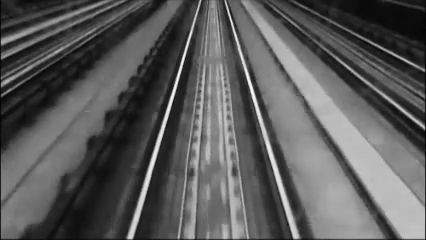
//> input picture frame 67 of model.mp4, 426 x 240 px
$ ./Suicide_Detect_Trains   (built with g++ and OpenCV 4, older OpenCV classes emulated)
//> lines starting //> are read from the running program, lines starting //| are printed output that depends on the picture; after the words box and inside, x2 and y2 are one past the last pixel; in counts of white or black regions, pixels touching at a corner belong together
#include <opencv2/opencv.hpp>
#include <opencv2/video/background_segm.hpp>
#include <opencv2/imgproc/imgproc.hpp>
#include <iostream>
#include <vector>
#include <opencv2/highgui/highgui.hpp>

using namespace cv;
	using namespace std;

int main ()
{

Mat frame;//consistant of Track ROI
Mat back;//background of ROI
Mat fore;//foreground of ROI
Mat input;//takes video stream from camera
int flag = 0;

VideoCapture cap1("model.mp4");/*to capture from pre-designed video*/

//Background Subtraction Part_____________________________________________________________
BackgroundSubtractorMOG2 bg;
bg.set ("nmixtures", 10);
bool bShadowDetection = false;
vector < vector < Point > >contours;
double ti=getTickCount()/getTickFrequency();
namedWindow("Frame");
cvMoveWindow("Frame",0,0);//to relocate the "Frame" window to desired coordinates
namedWindow( "Output");
namedWindow("Proc");
cvMoveWindow("Output",730,70);
cvMoveWindow("Proc",520,70);
namedWindow("Input");
cvMoveWindow("Input",70,70);//from top left
for (;;)
    {
	double t1= getTickCount();
	cap1 >> input;
//> input is the input picture: 240 rows x 426 cols, CV_8UC3; min 2, max 253, mean 90.6
	Rect r(120,0,185,input.rows);//ROI for model.wmv
//> r = Rect(120, 0, 185, 240)
 	frame=input(r).clone();//change this region to get calibrated ROI
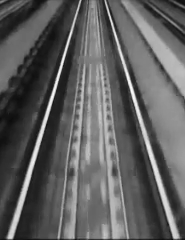
//> frame: 240 rows x 185 cols, CV_8UC3; min 12, max 253, mean 95
	bg.operator()(frame, fore);
      	bg.getBackgroundImage (back);
      	erode (fore, fore, cv::Mat ());//to remove image noise
     	erode (fore, fore, cv::Mat ());//to remove image noise more, but reduces contour size
     	dilate (fore, fore, cv::Mat ());//
     	dilate (fore, fore, cv::Mat ());//
     	dilate (fore, fore, cv::Mat ());// sharpen contour without noise
     	findContours (fore, contours, CV_RETR_EXTERNAL,CV_CHAIN_APPROX_NONE);//CHAIN_APPROX_NONE ensures that straight lines of contour are also included
	drawContours (frame, contours, -1, Scalar (255, 255, 255), 1);
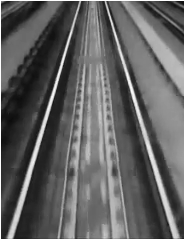
//> frame: 240 rows x 185 cols, CV_8UC3; 1.91% of pixels changed, all inside (x1, y1, x2, y2) = (0, 0, 185, 240)
	imshow("Input",input);


	if (cv::waitKey(15)>=10)
//> the Esc key is pressed
       break;

	//Rectangles Part________________________________________________
	    Mat drawing = Mat::zeros( fore.size(), CV_8UC3 );//to initialize drawing to a blank matrix
	    Scalar color = Scalar( 100, 100, 100);
	    int a=0;
	 	vector<Rect> boundRect( contours.size() );
      double t2;

 	  for( int i = 0; i < contours.size(); i++ )
	  {
            boundRect[i] = boundingRect( contours[i] );
		   //color coding part____________________________________________________________________________________
       if(boundRect[i].width>=20 && boundRect[i].height>=40)//eliminates small boxes
	   {
		  if(boundRect[i].x+boundRect[i].width>drawing.cols/4 && boundRect[i].x<drawing.cols/1.333 && boundRect[i].height>120 && (getTickCount()/getTickFrequency()-ti)>2)//ensures a 2 second gap to eliminate noise and that blob is central
			 {

				 color=Scalar(0,0,255);//red
				 putText(drawing,"Suicide Detected",Point(5,30),FONT_HERSHEY_TRIPLEX,0.6,Scalar(0,255,255),1);
				 putText(frame,"Suicide Detected",Point(5,30),FONT_HERSHEY_TRIPLEX,0.6,Scalar(0,255,255),1);
				 t2= getTickCount();
				int n= (t2-t1)/getTickFrequency();

				}
		drawContours( drawing, contours, (int)i, color, 1, 8, vector<Vec4i>(), 0, Point() );
		rectangle( drawing, boundRect[i].tl(), boundRect[i].br(), color, 1,0);//0 decides that the rectangle superimposes contour
		rectangle( frame, boundRect[i].tl(), boundRect[i].br(), color, 1,0);//0 decides that the rectangle superimposes contour
		}
	 }

	imshow( "Output", drawing );
	imshow("Proc",frame);
	//char name[10];
	//sprintf(name, "Frame%d.jpeg ", j+1);//to print a variable text on screen.
	//imwrite(name,frame);
}
  return 1;
}

$ run again, starting later in the video
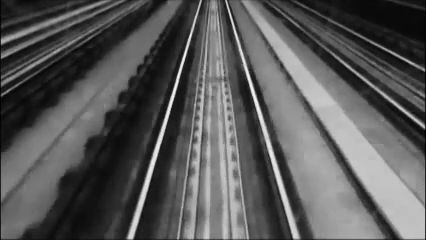
//> input picture frame 303 of model.mp4, 426 x 240 px
//> input is the input picture: 240 rows x 426 cols, CV_8UC3; min 0, max 252, mean 88.4
//> `frame=input(r).clone();`:
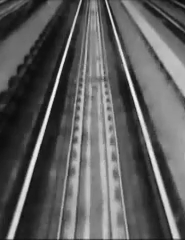
//> frame: 240 rows x 185 cols, CV_8UC3; min 8, max 252, mean 93.6
//> `drawContours (frame, contours, -1, Scalar (255, 255, 255), 1);`:
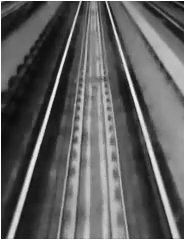
//> frame: 240 rows x 185 cols, CV_8UC3; 1.91% of pixels changed, all inside (x1, y1, x2, y2) = (0, 0, 185, 240)

$ run again, starting later in the video
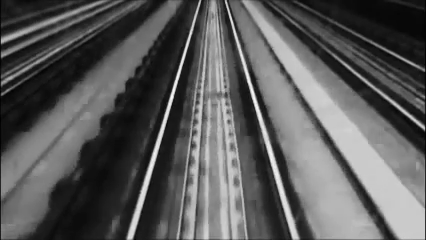
//> input picture frame 540 of model.mp4, 426 x 240 px
//> input is the input picture: 240 rows x 426 cols, CV_8UC3; min 0, max 248, mean 90.4
//> `frame=input(r).clone();`:
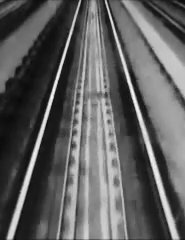
//> frame: 240 rows x 185 cols, CV_8UC3; min 4, max 248, mean 95.3
//> `drawContours (frame, contours, -1, Scalar (255, 255, 255), 1);`:
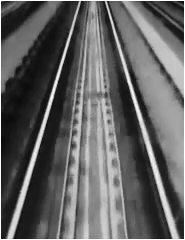
//> frame: 240 rows x 185 cols, CV_8UC3; 1.91% of pixels changed, all inside (x1, y1, x2, y2) = (0, 0, 185, 240)
